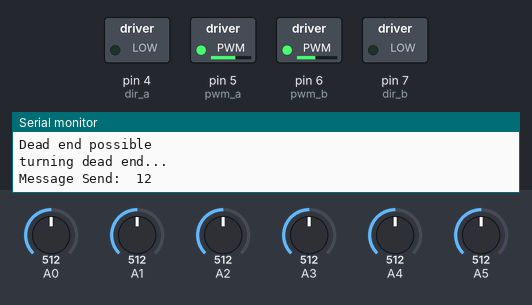
A sketch run on a simulated Arduino Uno, built with avr-gcc and run on an emulated ATmega328P. On the bench: switched loads named in the sketch (green lamp = pin HIGH), the last lines printed to the serial monitor. Dashed ring = blinking. The test bench sets the inputs (shaded band); at power-on: A0 = 512, A1 = 512, A3 = 512, A2 = 512, A4 = 512, A5 = 512. No radio packets arrive unless stated.

Above: at 1.2 s.
1.3 s: A0 set to 756
2.8 s: A0 set to 787
At 2.95 s:
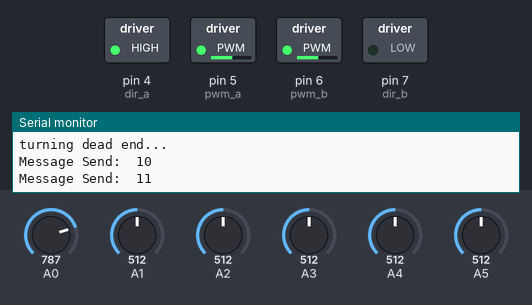
5.8 s: A0 set to 716
At 6.7 s:
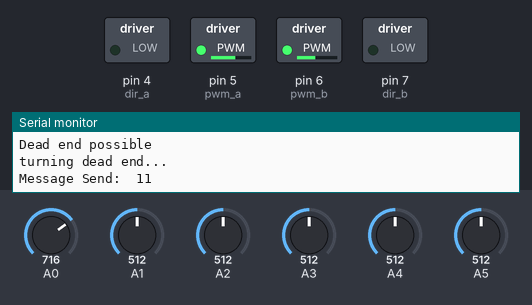
7.3 s: A1 set to 751
8.8 s: A1 set to 784
At 8.99 s:
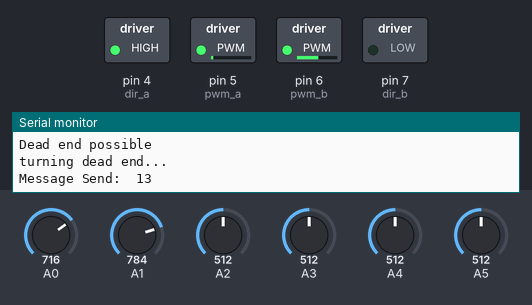
11.8 s: A3 set to 992
At 12.5 s:
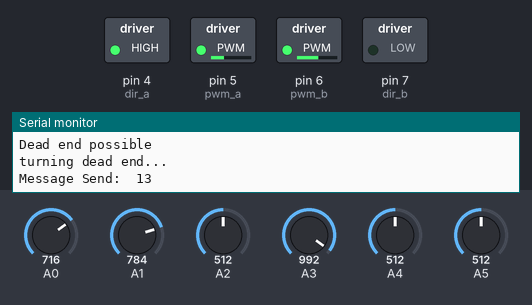
Timing chart, 0 to 15.8 s (numbered marks = the images above; inputs shaded):
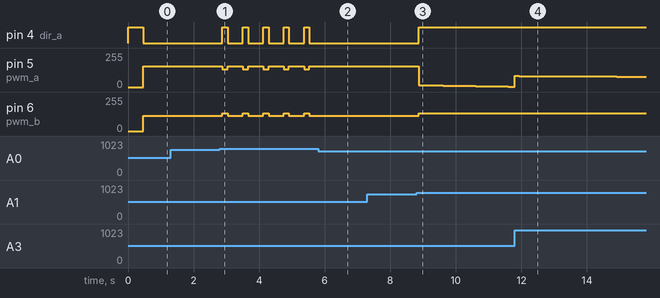

Measured:
- the behaviour switches between 768 and 769 on A0 (found by bisection; images 0 and 1)
- the behaviour switches between 768 and 769 on A1 (found by bisection; images 2 and 3)
- after the input at 2.8 s, pin 4 (dir_a): alternates HIGH for 0.16 s and LOW for 0.47 s, starting after 0.08 s; pin 5 (pwm_a): alternates 155/255 for 0.47 s and 135/255 for 0.16 s, starting after 0.08 s; pin 6 (pwm_b): alternates 135/255 for 0.16 s and 115/255 for 0.47 s, starting after 0.08 s
- after the input at 5.8 s, pin 4 (dir_a): stops changing and stays LOW; pin 5 (pwm_a): stops changing and stays 155/255; pin 6 (pwm_b): stops changing and stays 115/255
- after the input at 8.8 s, pin 4 (dir_a): LOW → HIGH after 0.07 s; pin 5 (pwm_a): moves from 155/255 to 3/255 over 2.7 s, starting after 0.08 s; pin 6 (pwm_b): 115/255 → 135/255 after 0.07 s

The sketch:

Line_tracker_robot.ino
```cpp
#include "printf.h"
#include "RF24.h"

//line sensor defines
int sensor[4] = { 1, 2, 3, 4 };
int sensorReadings[4] = { 0 };
int activeSensors = 0;
float totalReading = 0;
float avgReading = 0; // value from 0-9 to indicate position of line between sensor 1 - 4
float lastReading = 0;

int rightMotorSpeed = 0;
int leftMotorSpeed = 0;
int maxMotorSpeed = 135;
float blackThreshold = 0.75;
int on_line = 0;

int pwm_a = 5;
int pwm_b = 6;
int dir_a = 4;
int dir_b = 7;

int direction = 10; // 0 = Robot North, 1 = Robot East, 2 = Robot South, 3 = Robot West.

bool c = false;
int lastWideSensor = 9;

float error = 0;
float previousError = 0;
float totalError = 0;

RF24 myRadio(9, 10);

// Topology
const uint64_t pipes[2] = { 0xF0F0F0F0E1LL, 0xF0F0F0F0D2LL }; // Radio pipe addresses for the 2 nodes to communicate.

bool onLine = true;
bool opdelijn;

float power = 0 ; // Process Variable value calculated to adjust speeds and keep on line
float kp = 80;  // This is the Proportional value. Tune this value to affect follow_line performance
float kd = 7;
float ki = 0.0040;

bool timer;
int timerCount;
bool sensor0 = false;
bool sensor1 = false;
bool sensor2 = false;
bool sensor3 = false;
bool sensor4 = false;
bool sensor5 = false;

bool turningRight = false;
bool turningLeft = false;
bool checkingForDeadEnd = false;
int turnCounter = 0;
bool deadEndPossible = false;
int noDeadEndCounter = 0;
int deadEndCounter = 0;
bool deadEndTurn = false;


unsigned long lastDirectionChange = 0;

void setup()
{
  Serial.begin(9600);
  printf_begin();

  myRadio.begin();
  myRadio.openWritingPipe(pipes[1]);        // The radios need two pipes to communicate. One reading pipe and one writing pipe.
  myRadio.openReadingPipe(1, pipes[0]);
  myRadio.startListening();                 // Switch to reading pipe

  //Set control pins to be outputs
  pinMode(pwm_a, OUTPUT);
  pinMode(pwm_b, OUTPUT);
  pinMode(dir_a, OUTPUT);
  pinMode(dir_b, OUTPUT);
  Serial.println("Setup Done");
  digitalWrite(dir_a, HIGH);
  digitalWrite(dir_b, LOW);
} // end setup

void loop()
{
  sensor0 = readSensor(0);
  sensor1 = readSensor(1);
  sensor2 = readSensor(2);
  sensor3 = readSensor(3);
  sensor4 = readSensor(4);
  sensor5 = readSensor(5);

  if (deadEndTurn && turnCounter < 1250) {
    turnRight();
    turnCounter++;
    if ((sensor2 || sensor3) && turnCounter > 1000) {
      followLine();
      //deadEndTurn = false;
      //turnCounter = 0;
    }
  }
  else if ((turningRight || turningLeft) && turnCounter < 800)
  {
    if (turnCounter < 200) {
      straight();
    }
    else
    {
      if (turningRight) {
        turnRight();
      }
      else
      {
        turnLeft();
      }
    }

    turnCounter++;
    if ((sensor2 || sensor3) && turnCounter > 500) {
      turningRight = false;
      turningLeft = false;
      turnCounter = 0;
    }
  }
  else
  {
    deadEndTurn = false;
    turningRight = false;
    turningLeft = false;
    checkingForDeadEnd = false;
    turnCounter = 0;

    checkForStraightTile();

    onLine = checkPIDSensors();

    if (sensor0) {
      deadEndPossible = false;
      noDeadEndCounter = 0;
      turningRight = true;

      if ((millis() - lastDirectionChange) > 1000) {
        lastDirectionChange = millis();

        if (direction == 13) {
          direction = 10;
        } else {
          direction++;
        }
        sendLogMessage(direction);
      }
    }
    else if (checkPIDSensors())
    {
      deadEndPossible = false;
      noDeadEndCounter = 0;

      digitalWrite(dir_a, HIGH);
      digitalWrite(dir_b, LOW);

      deadEndCounter = 0;
      followLine();
    }
    else if (sensor5) {
      deadEndPossible = false;
      noDeadEndCounter = 0;
      turningLeft = true;

      if ((millis() - lastDirectionChange) > 1000) {
        lastDirectionChange = millis();

        if (direction == 10) {
          direction = 13;
        } else {
          direction--;
        }
        sendLogMessage(direction);
      }
    }
    else if (deadEndPossible)
    {
      checkForDeadEnd();
    }

    if (!deadEndTurn && !deadEndPossible) {
      if (noDeadEndCounter < 500) {
        noDeadEndCounter++;
      }
      else
      {
        deadEndPossible = true;
        noDeadEndCounter = 0;
        Serial.println("Dead end possible");
        //sendLogMessage(2);
      }
    }
  }


} // end main loop

void checkForDeadEnd() {
  if (!deadEndTurn) {
    if (!sensor0 && !sensor1 && !sensor2 && !sensor3 && !sensor4 && !sensor5)
    {
      deadEndCounter++;
    }
    else
    {
      deadEndCounter = 0;
    }

    if (deadEndCounter >= 100) {
      direction = direction - 2;
      if (direction == 8) {
        direction = 12;
      }
      else if (direction == 9) {
        direction = 13;
      }

      Serial.println("turning dead end...");
      deadEndPossible = false;
      deadEndCounter = 0;
      //sendLogMessage(7);
      sendLogMessage(direction);
      deadEndTurn = true;
    }

  }
}

void straight() {
  digitalWrite(dir_a, HIGH);
  digitalWrite(dir_b, LOW);
  analogWrite(pwm_a, maxMotorSpeed);
  analogWrite(pwm_b, maxMotorSpeed);

}

void turnLeft() {
  digitalWrite(dir_a, HIGH);
  digitalWrite(dir_b, HIGH);
  analogWrite(pwm_a, maxMotorSpeed - 20);
  analogWrite(pwm_b, maxMotorSpeed + 20);
}

void turnRight() {
  digitalWrite(dir_a, LOW);
  digitalWrite(dir_b, LOW);
  analogWrite(pwm_a, maxMotorSpeed + 20);
  analogWrite(pwm_b, maxMotorSpeed - 20);
}

void turn()
{
  if (lastWideSensor == 0)
  {
    if (!timer) {
      if ((millis() - lastDirectionChange) > 1000) {
        lastDirectionChange = millis();

        if (direction == 13) {
          direction = 10;
        } else {
          direction++;
        }
        sendLogMessage(direction);
      }
    }
    turnRight();
  }

  if (lastWideSensor == 5)
  {
    if (!timer) {
      if ((millis() - lastDirectionChange) > 1000) {
        lastDirectionChange = millis();

        if (direction == 10) {
          direction = 13;
        } else {
          direction--;
        }
        sendLogMessage(direction);
      }
    }
    turnLeft();
  }
}

// line following subroutine
void followLine()
{
  calcPID();
  //Serial.println(rightMotorSpeed);
  analogWrite(pwm_a, leftMotorSpeed);
  analogWrite(pwm_b, rightMotorSpeed);
} // end follow_line

int whiteCount = 0;
bool whiteAvailable = true;

bool checkForStraightTile() {
  if (!timer && !sensor1 && !sensor2 && !sensor3 && !sensor4)
  {
    timer = true;
    //Serial.println("Timer Started...");
  }

  if (timer) {
    if (!sensor1 && !sensor2 && !sensor3 && !sensor4 && whiteAvailable) {
      whiteCount++;
      whiteAvailable = false;
      //Serial.print("White Count: ");
      //Serial.println(whiteCount);
    }
    else if (checkPIDSensors()) {
      whiteAvailable = true;
    }
  }

  if (timer) {
    timerCount++;
    if (!sensor0 && !sensor5 && checkPIDSensors() && timerCount <= 500) {
      if (whiteCount == 3) {
        whiteCount = 0;
        sendLogMessage(6);
        timerCount = 0;
        timer = false;
        whiteAvailable = true;
        //Serial.println("Timer Stopped Straight Tile Found...");
        return true;
      }
    }
    if (timerCount > 100 && whiteCount == 1 && !sensor1 && !sensor2 && !sensor3 && !sensor4) {
      //Serial.println("Dead End...");
    }
    if (timerCount > 500) {
      timer = false;
      whiteCount = 0;
      timerCount = 0;
      //Serial.println("Timer Stopped Timeout...");
      return false;
    }
  }
}

bool checkPIDSensors() {
  if (sensor1 || sensor2 || sensor3 || sensor4) {
    return true;
  }
  else
  {
    return false;
  }
}

void readLine() {
  for (int i = 0; i < 4; i++) {
    sensorReadings[i] = readSensor(sensor[i]);
    if (sensorReadings[i] == 1) {
      activeSensors += 1;
    }
    totalReading += sensorReadings[i] * (i + 1);
  }

  if (activeSensors == 0) {

    if (sensor0 || lastWideSensor == 0) {
      avgReading = -1;
      return;
    }
    if (sensor5 || lastWideSensor == 5) {
      avgReading = 6;
      return;
    }
  }
  if (activeSensors != 0)
  {
    avgReading = totalReading / activeSensors;
  } else
  {
    avgReading = 0;
  }
  lastReading = avgReading;
  totalReading = 0; activeSensors = 0;
}

bool readSensor(int sensor)
{
  int sensorValue;
  int range = 1024;
  float detectedValue;

  switch (sensor)
  {
    case 0: // read sensor 0.
      sensorValue = analogRead(A0);
      break;
    case 1: // read sensor 1.
      sensorValue = analogRead(A1);
      break;
    case 2: // read sensor 2.
      sensorValue = analogRead(A2);
      break;
    case 3: // read sensor 3.
      sensorValue = analogRead(A3);
      break;
    case 4: // read sensor 4.
      sensorValue = analogRead(A4);
      break;
    case 5: // read sensor 5.
      sensorValue = analogRead(A5);
      break;
  }
  detectedValue = static_cast<float>(sensorValue) / static_cast<float>(range);
  if (detectedValue > blackThreshold) {
    return true;
  }
  else
  {
    return false;
  }
}

void calcPID() {
  readLine();

  previousError = error;
  error = avgReading - 2.5;
  totalError += error;

  power = (kp * error) + (kd * (error - previousError)) + (ki * totalError);

  if ( power > maxMotorSpeed) {
    power = maxMotorSpeed;
  }
  if ( power < -maxMotorSpeed ) {
    power = -maxMotorSpeed;
  }

  if (power < 0) //Turn Left
  {
    rightMotorSpeed = maxMotorSpeed;
    leftMotorSpeed = maxMotorSpeed - abs(power);
  }
  else
  {
    rightMotorSpeed = maxMotorSpeed - power;
    leftMotorSpeed = maxMotorSpeed;
  }
}

int lastMessageId = -1;

void logString(int messageId, String message)
{
  if (messageId != lastMessageId) {
    Serial.println(message);
    lastMessageId = messageId;
  }
}

int currentPackageId = 0;

void sendLogMessage(int messageId) {
  //  if (messageId != lastMessageId) {
  myRadio.stopListening();
  unsigned long id = messageId;
  bool ok = myRadio.write(&id, sizeof(unsigned long));
  if (ok) {
    printf("Message Send:  %d \n", messageId);
  }
  lastMessageId = messageId;
  myRadio.startListening();
}

float readSensorValue(int sensor)
{
  int sensorValue;
  int range = 1024;
  float detectedValue;

  switch (sensor)
  {
    case 0: // read sensor 0.
      sensorValue = analogRead(A0);
      break;
    case 1: // read sensor 1.
      sensorValue = analogRead(A1);
      break;
    case 2: // read sensor 2.
      sensorValue = analogRead(A2);
      break;
    case 3: // read sensor 3.
      sensorValue = analogRead(A3);
      break;
    case 4: // read sensor 4.
      sensorValue = analogRead(A4);
      break;
    case 5: // read sensor 5.
      sensorValue = analogRead(A5);
      break;
  }
  detectedValue = static_cast<float>(sensorValue) / static_cast<float>(range);
  return detectedValue;
}
```

printf.h
```cpp
// (licence header left out)
/**
 * @file printf.h
 *
 * Setup necessary to direct stdout to the Arduino Serial library, which
 * enables 'printf'
 */

#ifndef __PRINTF_H__
#define __PRINTF_H__

#ifdef ARDUINO

int serial_putc( char c, FILE * )
{
  Serial.write( c );

  return c;
}

void printf_begin(void)
{
  fdevopen( &serial_putc, 0 );
}

#else
#error This example is only for use on Arduino.
#endif // ARDUINO

#endif // __PRINTF_H__
```
